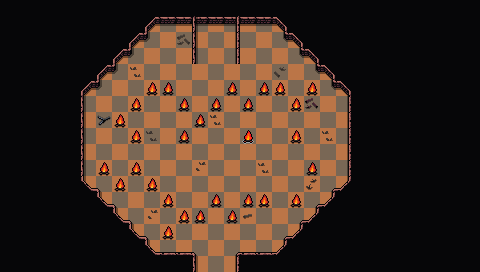

Below is a game level as drawn by its tile map, then a one-line description and the .tmx that defines it (tile-layer data replaced by summaries):
An orthogonal 30x17 tile map with 16x16 px tiles, 4 tile layers (Collision, Background, Ground, Clutter), 2 tilesets and 15 objects.

<map version="1.10" tiledversion="1.10.1" orientation="orthogonal" renderorder="right-down" width="30" height="17" tilewidth="16" tileheight="16" infinite="0" nextlayerid="7" nextobjectid="77">
 <editorsettings>
  <export target="wastetown..tmx" format="tmx" />
 </editorsettings>
 <properties>
  <property name="dungeonEffect" value="{&quot;startBattleWithCard&quot;: [ &quot;Iron Star|LEA|1&quot; ]}" />
 </properties>
 <tileset firstgid="1" source="../../tileset/main.tsx" />
 <tileset firstgid="10113" source="../../tileset/buildings.tsx" />
 <layer id="6" name="Collision" width="30" height="17">
  <data>[510 cells, 50 non-empty, 10 distinct tile ids]</data>
 </layer>
 <layer id="1" name="Background" width="30" height="17">
  <data>[510 cells, 510 non-empty, 3 distinct tile ids]</data>
 </layer>
 <layer id="2" name="Ground" width="30" height="17">
  <data>[510 cells, 353 non-empty, 14 distinct tile ids]</data>
 </layer>
 <layer id="3" name="Clutter" width="30" height="17">
  <properties>
   <property name="spriteLayer" type="bool" value="true" />
  </properties>
  <data>[510 cells, 51 non-empty, 13 distinct tile ids]</data>
 </layer>
 <objectgroup id="4" name="Objects">
  <object id="38" template="../../obj/entry_up.tx" x="192" y="275.665" width="48" height="16">
   <properties>
    <property name="teleport" value="" />
   </properties>
  </object>
  <object id="50" template="../../obj/enemy.tx" x="209.152" y="63.8086">
   <properties>
    <property name="enemy" value="Adept Red Wizard" />
    <property name="threatRange" type="int" value="30" />
    <property name="waypoints" value="74,72,73,75,72" />
   </properties>
  </object>
  <object id="62" template="../../obj/gold.tx" x="144.5" y="64.25" />
  <object id="65" template="../../obj/enemy.tx" x="128.25" y="192.75">
   <properties>
    <property name="enemy" value="Magma Fire Elemental" />
    <property name="threatRange" type="int" value="40" />
    <property name="waypoints" value="70,74,71,69" />
   </properties>
  </object>
  <object id="66" template="../../obj/booster.tx" x="289.25" y="95" width="16.25" height="15.25">
   <properties>
    <property name="reward">[
  {
    "editions": [ "TMP" ],
    "type": "card",
    "count": 3,
    "rarity": [ "Common" ]
  },
  {
    "editions": [ "TMP" ],
    "type": "card",
    "count": 1,
    "rarity": [ "Uncommon" ]
  },
  {
    "editions": [ "TMP" ],
    "type": "card",
    "count": 1,
    "rarity": [ "Rare", "Mythic Rare" ]
  }
]
</property>
   </properties>
  </object>
  <object id="67" template="../../obj/enemy.tx" x="251.75" y="65.75">
   <properties>
    <property name="enemy" value="Magma Fire Elemental" />
    <property name="threatRange" type="int" value="40" />
    <property name="waypoints" value="75,70,69,71,72" />
   </properties>
  </object>
  <object id="68" template="../../obj/manashards.tx" x="257" y="47.75" />
  <object id="69" template="../../obj/waypoint.tx" x="269.5" y="130.75" />
  <object id="70" template="../../obj/waypoint.tx" x="191" y="203.25" />
  <object id="71" template="../../obj/waypoint.tx" x="116.5" y="95" />
  <object id="72" template="../../obj/waypoint.tx" x="207.5" y="80.75" />
  <object id="73" template="../../obj/waypoint.tx" x="159.5" y="78.75" />
  <object id="74" template="../../obj/waypoint.tx" x="208.5" y="46.75" />
  <object id="75" template="../../obj/waypoint.tx" x="271.25" y="79.75" />
  <object id="76" template="../../obj/treasure.tx" x="160" y="48.5">
   <properties>
    <property name="reward">[{"type": "randomCard","colors": ["Red"], "count": 5 }, {"type": "item","count": 1,"probability":0.2,"itemName": "Dagger"},
{
"type": "card",
"probability": 1,
"count": 1,
"cardName": "Iron Star|LEA|1"}]</property>
   </properties>
  </object>
 </objectgroup>
</map>
